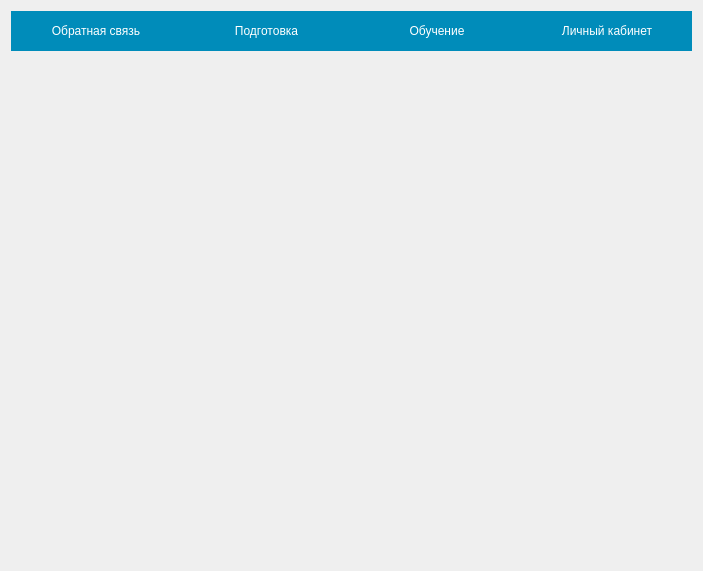
<?xml version="1.0" encoding="UTF-8"?>
<ui version="4.0">
 <class>Methodist</class>
 <widget class="QWidget" name="Methodist">
  <property name="geometry">
   <rect>
    <x>0</x>
    <y>0</y>
    <width>703</width>
    <height>571</height>
   </rect>
  </property>
  <property name="windowTitle">
   <string>Form</string>
  </property>
  <layout class="QVBoxLayout" name="verticalLayout">
   <item>
    <layout class="QHBoxLayout" name="horizontalLayout">
     <property name="spacing">
      <number>0</number>
     </property>
     <item>
      <widget class="QPushButton" name="feedback_button">
       <property name="sizePolicy">
        <sizepolicy hsizetype="Expanding" vsizetype="Fixed">
         <horstretch>0</horstretch>
         <verstretch>40</verstretch>
        </sizepolicy>
       </property>
       <property name="minimumSize">
        <size>
         <width>0</width>
         <height>40</height>
        </size>
       </property>
       <property name="styleSheet">
        <string notr="true">QPushButton {
    background: none repeat scroll 0 0 #008cba;
	border: 0 none;
    color: white;
	width: 100%;
}

QPushButton:hover {
    background-color: #006687;
}</string>
       </property>
       <property name="text">
        <string>Обратная связь</string>
       </property>
      </widget>
     </item>
     <item>
      <widget class="QPushButton" name="prepare_button">
       <property name="sizePolicy">
        <sizepolicy hsizetype="Expanding" vsizetype="Fixed">
         <horstretch>0</horstretch>
         <verstretch>0</verstretch>
        </sizepolicy>
       </property>
       <property name="minimumSize">
        <size>
         <width>0</width>
         <height>40</height>
        </size>
       </property>
       <property name="styleSheet">
        <string notr="true">QPushButton {
    background: none repeat scroll 0 0 #008cba;
	border: 0 none;
    color: white;
	width: 100%;
}

QPushButton:hover {
    background-color: #006687;
}</string>
       </property>
       <property name="text">
        <string>Подготовка</string>
       </property>
      </widget>
     </item>
     <item>
      <widget class="QPushButton" name="study_button">
       <property name="sizePolicy">
        <sizepolicy hsizetype="Expanding" vsizetype="Fixed">
         <horstretch>0</horstretch>
         <verstretch>0</verstretch>
        </sizepolicy>
       </property>
       <property name="minimumSize">
        <size>
         <width>0</width>
         <height>40</height>
        </size>
       </property>
       <property name="styleSheet">
        <string notr="true">QPushButton {
    background: none repeat scroll 0 0 #008cba;
	border: 0 none;
    color: white;
	width: 100%;
}

QPushButton:hover {
    background-color: #006687;
}</string>
       </property>
       <property name="text">
        <string>Обучение</string>
       </property>
      </widget>
     </item>
     <item>
      <widget class="QPushButton" name="homepage_button">
       <property name="sizePolicy">
        <sizepolicy hsizetype="Expanding" vsizetype="Fixed">
         <horstretch>0</horstretch>
         <verstretch>0</verstretch>
        </sizepolicy>
       </property>
       <property name="minimumSize">
        <size>
         <width>0</width>
         <height>40</height>
        </size>
       </property>
       <property name="styleSheet">
        <string notr="true">QPushButton {
    background: none repeat scroll 0 0 #008cba;
	border: 0 none;
    color: white;
	width: 100%;
}

QPushButton:hover {
    background-color: #006687;
}</string>
       </property>
       <property name="text">
        <string>Личный кабинет</string>
       </property>
      </widget>
     </item>
    </layout>
   </item>
   <item>
    <widget class="QStackedWidget" name="showing_selector_">
     <widget class="QWidget" name="page"/>
     <widget class="QWidget" name="page_2"/>
    </widget>
   </item>
  </layout>
 </widget>
 <resources/>
 <connections/>
</ui>
